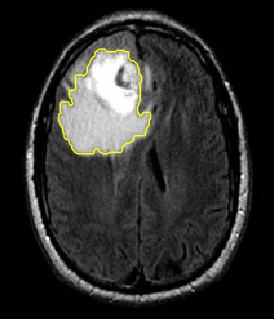
%> input picture EMA/mri3.jpg, 274 x 319 px
$ octave tumourDetect.m   (GNU Octave 9; MATLAB toolbox functions it lacks are replaced by stand-ins)
%> lines starting %> are read from the running program, lines starting %| are printed output that depends on the picture; in (x1, y1, x2, y2) boxes, pixels count from 0 and x2, y2 are one past the last pixel; in counts of white or black regions, pixels touching at a corner belong together; the program's own positions count from 1
mri= imread('mri3.jpg');
%> mri is the input picture: size 319x274x3 uint8; mean R, G, B 44.1, 44.1, 42.5

grey = im2bw(mri, 0.7);
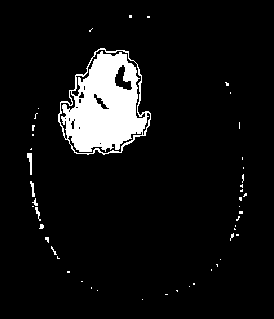
%> grey: size 319x274 logical; 7.2% white; 47 white regions (42 under 20 px), largest, box (x1, y1, x2, y2) and area: (58, 48, 151, 155) 5883, (27, 153, 32, 175) 63, (30, 181, 35, 197) 41, (35, 207, 41, 221) 33, (32, 198, 38, 206) 21

label = bwlabel(grey);
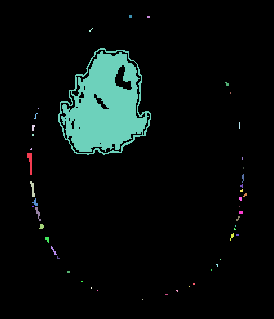
%> label: size 319x274 double; 48 distinct labels, from 0 to 47; one colour per label, 0 black


stats = regionprops(label, 'Solidity', 'Area');
%> stats = 47 regions; largest, Area and Solidity: 5883 0.773, 63 0.759, 41 0.732, 33 0.673, 21 0.724

density = [stats.Solidity];
%> density = 47 values, max 1 at index 2, min 0.571 at index 8, mean 0.908
area = [stats.Area];
%> area = 47 values, max 5883 at index 15, min 1 at index 10, mean 134.2

denseArea = density > 0.5;
%> denseArea = 47 logical values, 47 true
maxArea = max(area(denseArea));
%> maxArea = 5883
tumourLabel = find(area == maxArea);
%> tumourLabel = 15
tumour = ismember(label, tumourLabel);
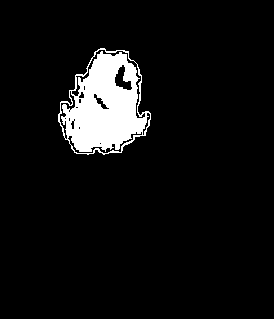
%> tumour: size 319x274 logical; 6.7% white; 1 white region, box (x1, y1, x2, y2) and area: (58, 48, 151, 155) 5883

se = strel('square',5);
tumour = imdilate(tumour,se);
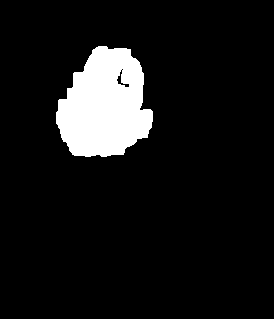
%> tumour: size 319x274 logical; 8.9% white; 1 white region, box (x1, y1, x2, y2) and area: (56, 46, 153, 157) 7755

figure(2)

subplot(1,3,1)
imshow(mri,[])
title('MRI Scan')

subplot(1,3,2)
imshow(tumour, [])
title('Segmented Area')

[B,L] = bwboundaries(tumour, 'noholes');
%> B = 1 boundary; box (x1, y1, x2, y2) and points: (56, 46, 153, 157) 347
subplot(1,3,3)
imshow(mri, [])
hold on
for i = 1:length(B)
    plot(B{i}(:,2), B{i}(:,1), 'y', 'linewidth',1.45)
end
%> this loop made 1 pass
title('Detected Tumours')
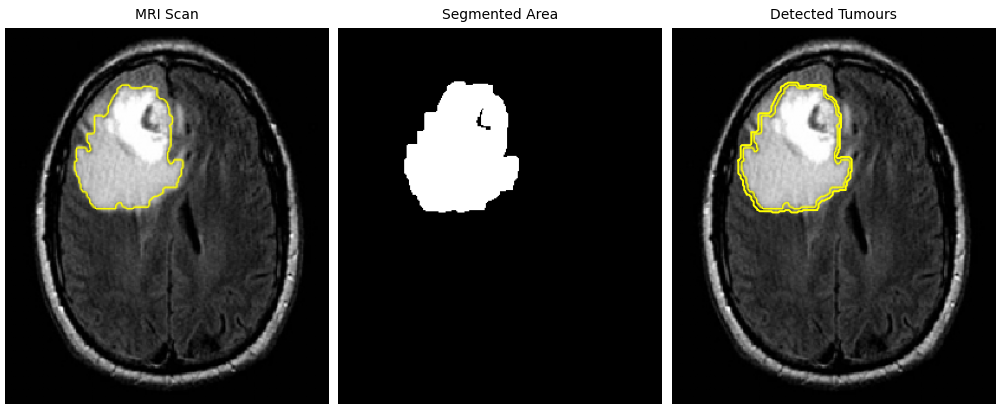
%> figure redrawn from the program's plot data, 3 panels
hold off

$ run again, with EMA/mri11.jpg copied over EMA/mri3.jpg
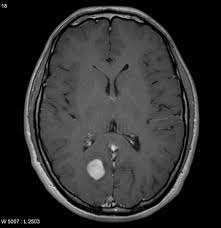
%> input picture EMA/mri11.jpg, 221 x 228 px
%> mri is the input picture: size 228x221x3 uint8; min 0, max 225, mean 47.6
%> `grey = im2bw(mri, 0.7);`:
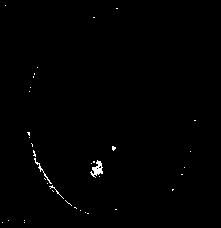
%> grey: size 228x221 logical; 0.55% white in thin lines or dots, all inside (x1, y1, x2, y2) = (2, 5, 196, 223)
%> label: size 228x221 double; 38 distinct labels, from 0 to 37
%> stats = 37 regions; largest, Area and Solidity: 110 0.692, 51 0.52, 24 0.462, 14 0.933, 12 0.75
%> density = 37 values, max 1 at index 1, min 0.462 at index 18, mean 0.932
%> area = 37 values, max 110 at index 25, min 1 at index 1, mean 7.46
%> denseArea = 37 logical values, 36 true
%> maxArea = 110
%> tumourLabel = 25
%> L: size 228x221 double; values 0 (black) and 1 (white), 0.54% white; 1 white region, box (x1, y1, x2, y2) and area: (88, 158, 105, 180) 272
%> B = 1 boundary; box (x1, y1, x2, y2) and points: (88, 158, 105, 180) 61
%> the loop `for i = 1:length(B)` made 1 pass
%> `title('Detected Tumours')`:
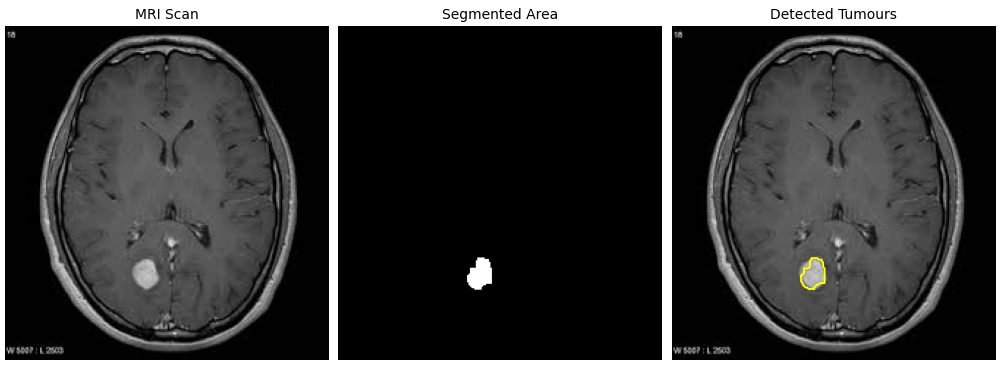
%> figure redrawn from the program's plot data, 3 panels
